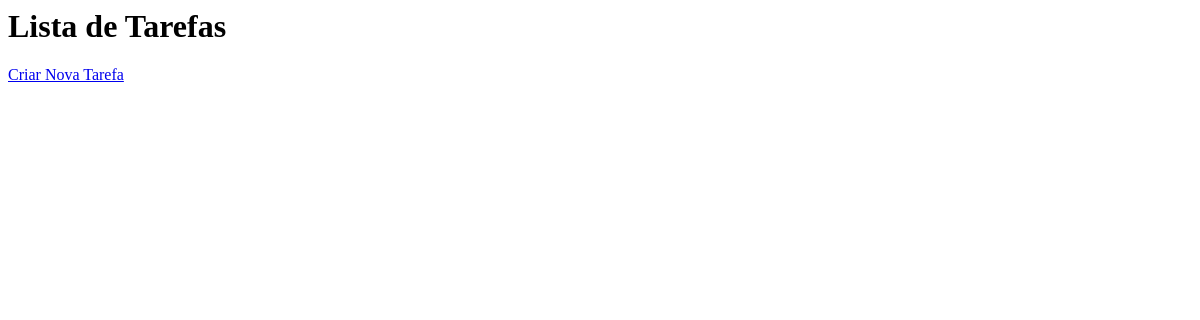
The app's page /, older data.
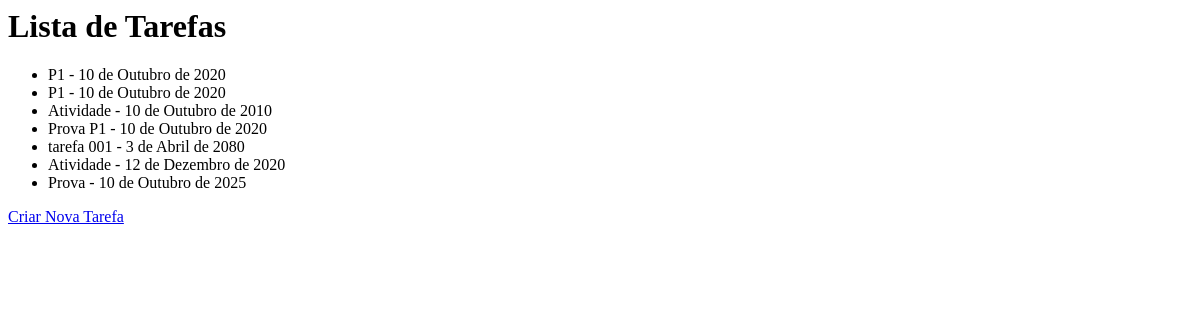
The same page, newer data.
### todos/models.py (models this page shows)
class Todo(models.Model):
    title = models.CharField(max_length=100, null=False, blank=False)
    created_at = models.DateField(auto_now_add=True, null=False, blank=False)
    deadline = models.DateField(null=False, blank=False)
    finished_at = models.DateField(null=True, blank=True)

### todos/views.py (the view)
# urls.py: path('', TodoListView.as_view(), name="todo_list"),
class TodoListView(ListView):
    model = Todo
    template_name = 'todo_list.html'

### todos/templates/todos/todo_list.html
<h1>Lista de Tarefas</h1>
<ul>
    {% for todo in todo_list %}
        <li> {{ todo.title }} - {{ todo.deadline }} </li>
    {% endfor %}
</ul>
<a href="{% url 'todo_create' %}">Criar Nova Tarefa</a>

Row changes from the older to the newer data that the page shows:
added Todo: title "P1", deadline "10 de Outubro de 2020"
added Todo: title "P1", deadline "10 de Outubro de 2020"
added Todo: title "Atividade", deadline "10 de Outubro de 2010"
added Todo: title "Prova P1", deadline "10 de Outubro de 2020"
added Todo: title "tarefa 001", deadline "3 de Abril de 2080"
added Todo: title "Atividade", deadline "12 de Dezembro de 2020"
added Todo: title "Prova", deadline "10 de Outubro de 2025"
